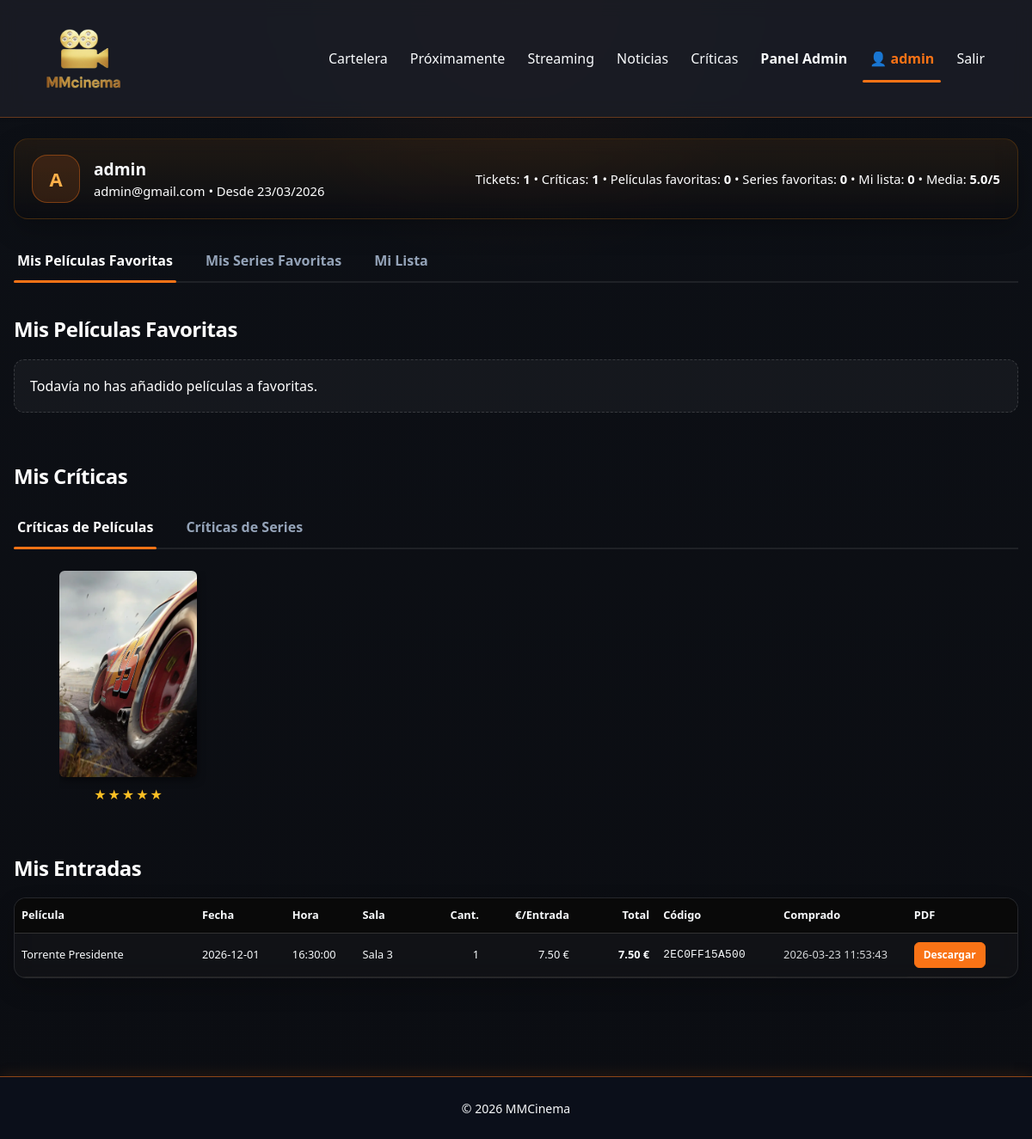
Screenshot of /pages/perfil.php (signed in) with the database file from the repository.
### tables this page shows
CREATE TABLE `usuario` (
  `id` int(11) NOT NULL,
  `username` varchar(25) NOT NULL,
  `email` varchar(25) NOT NULL,
  `password_hash` varchar(255) NOT NULL,
  `rol` enum('admin','usuario') NOT NULL DEFAULT 'usuario',
  `creado` timestamp NULL DEFAULT current_timestamp(),
  `verificado` tinyint(1) NOT NULL DEFAULT 0,
  `token_verificacion` varchar(64) DEFAULT NULL,
  `token_expira` datetime DEFAULT NULL,
  `reset_token` varchar(64) DEFAULT NULL,
  `reset_expira` datetime DEFAULT NULL,
  `remember_token` varchar(64) DEFAULT NULL,
  `remember_expira` datetime DEFAULT NULL,
  `es_admin` tinyint(1) DEFAULT 0
);

CREATE TABLE `critica` (
  `id` int(11) NOT NULL,
  `id_usuario` int(11) DEFAULT NULL,
  `id_pelicula` int(11) DEFAULT NULL,
  `contenido` text NOT NULL,
  `puntuacion` tinyint(4) DEFAULT NULL COMMENT 'Valoración de 1 a 5',
  `creado` timestamp NULL DEFAULT current_timestamp()
);

CREATE TABLE `pelicula` (
  `id` int(11) NOT NULL,
  `titulo` varchar(255) NOT NULL,
  `sinopsis` text NOT NULL,
  `poster` varchar(255) DEFAULT NULL COMMENT 'Ruta o nombre del archivo del poster',
  `fecha_estreno` date NOT NULL,
  `duracion` smallint(4) DEFAULT NULL COMMENT 'Duración en minutos',
  `edad` varchar(10) DEFAULT 'TP' COMMENT 'Clasificación por edad (ej: +12, +18)',
  `id_genero` int(11) DEFAULT NULL,
  `trailer` varchar(255) DEFAULT NULL COMMENT 'URL o ruta del trailer de la película'
);

CREATE TABLE `ticket` (
  `id` int(11) NOT NULL,
  `id_usuario` int(11) NOT NULL,
  `id_proyeccion` int(11) NOT NULL,
  `cantidad` int(11) NOT NULL DEFAULT 1,
  `precio_unitario` decimal(10,2) NOT NULL DEFAULT 0.00,
  `total` decimal(10,2) NOT NULL DEFAULT 0.00,
  `codigo` varchar(32) NOT NULL,
  `created_at` datetime NOT NULL DEFAULT current_timestamp()
);

CREATE TABLE `proyeccion` (
  `id` int(11) NOT NULL,
  `id_pelicula` int(11) NOT NULL,
  `fecha` date NOT NULL,
  `hora` time NOT NULL,
  `sala` varchar(50) NOT NULL
);

### pages/perfil.php (the view, shortened to what this page needs)
<?php
require_once __DIR__ . "/../config/conexion.php";
$usuario_id = (int)$_SESSION['usuario_id'];
$stmU = $pdo->prepare("SELECT username, email, creado FROM usuario WHERE id = ?");
$stmU->execute([$usuario_id]);
$usuario = $stmU->fetch(PDO::FETCH_ASSOC);
$inicial = strtoupper(substr($usuario['username'] ?? 'U', 0, 1));
$sql = "
SELECT
    t.id AS ticket_id,
    t.cantidad,
    t.precio_unitario,
    t.total,
    t.codigo,
    t.created_at,
    p.titulo,
    pr.fecha,
    pr.hora,
    pr.sala
FROM ticket t
JOIN proyeccion pr ON t.id_proyeccion = pr.id
JOIN pelicula p ON pr.id_pelicula = p.id
WHERE t.id_usuario = ?
ORDER BY t.created_at DESC
";
$stm = $pdo->prepare($sql);
$stm->execute([$usuario_id]);
$tickets = $stm->fetchAll(PDO::FETCH_ASSOC);
$sqlCriticasPeliculas = "
SELECT
    c.id AS critica_id,
    c.contenido,
    c.puntuacion,
    c.creado,
    p.titulo,
    p.poster,
    p.id AS pelicula_id
FROM critica c
LEFT JOIN pelicula p ON c.id_pelicula = p.id
WHERE c.id_usuario = ?
ORDER BY c.creado DESC
";
$stmCP = $pdo->prepare($sqlCriticasPeliculas);
$stmCP->execute([$usuario_id]);
$criticasPeliculas = $stmCP->fetchAll(PDO::FETCH_ASSOC);
$criticasSeries = [];
try {
    $sqlCriticasSeries = "
    SELECT
        cs.id AS critica_id,
        cs.contenido,
        cs.puntuacion,
        cs.creado,
        s.titulo,
        s.poster,
        s.id AS serie_id
    FROM critica_serie cs
    LEFT JOIN serie s ON cs.id_serie = s.id
    WHERE cs.id_usuario = ?
    ORDER BY cs.creado DESC
    ";
    $stmCS = $pdo->prepare($sqlCriticasSeries);
    $stmCS->execute([$usuario_id]);
    $criticasSeries = $stmCS->fetchAll(PDO::FETCH_ASSOC);
} catch (PDOException $e) {
    $criticasSeries = [];
}
$sqlFavoritasPeliculas = "
SELECT
    p.id,
    p.titulo,
    p.poster,
    p.fecha_estreno,
    p.duracion,
    p.edad,
    g.nombre AS genero,
    f.creado,
    'pelicula' AS tipo
FROM favorito f
JOIN pelicula p ON f.id_pelicula = p.id
LEFT JOIN genero g ON p.id_genero = g.id
WHERE f.id_usuario = ?
  AND p.fecha_estreno <= CURDATE()
ORDER BY f.creado DESC
LIMIT 5
";
$stmFavPel = $pdo->prepare($sqlFavoritasPeliculas);
$stmFavPel->execute([$usuario_id]);
$favoritasPeliculas = $stmFavPel->fetchAll(PDO::FETCH_ASSOC);
$favoritasSeries = [];
try {
    $sqlFavoritasSeries = "
    SELECT
        s.id,
        s.titulo,
        s.poster,
        s.fecha_estreno,
        g.nombre AS genero,
        fs.creado,
        'serie' AS tipo
    FROM favorito_serie fs
    JOIN serie s ON fs.id_serie = s.id
    LEFT JOIN genero g ON s.id_genero = g.id
    WHERE fs.id_usuario = ?
    ORDER BY fs.creado DESC
    LIMIT 5
    ";
    $stmFavSer = $pdo->prepare($sqlFavoritasSeries);
    $stmFavSer->execute([$usuario_id]);
    $favoritasSeries = $stmFavSer->fetchAll(PDO::FETCH_ASSOC);
} catch (PDOException $e) {
    $favoritasSeries = [];
}
$sqlMiLista = "
SELECT
    p.id,
    p.titulo,
    p.poster,
    p.fecha_estreno,
    p.duracion,
    p.edad,
    g.nombre AS genero,
    f.creado
FROM favorito f
JOIN pelicula p ON f.id_pelicula = p.id
LEFT JOIN genero g ON p.id_genero = g.id
WHERE f.id_usuario = ?
  AND p.fecha_estreno > CURDATE()
ORDER BY p.fecha_estreno ASC
";
$stmLista = $pdo->prepare($sqlMiLista);
$stmLista->execute([$usuario_id]);
$miLista = $stmLista->fetchAll(PDO::FETCH_ASSOC);
$num_criticas_peliculas = count($criticasPeliculas);
$num_criticas_series = count($criticasSeries);
$num_criticas_total = $num_criticas_peliculas + $num_criticas_series;
$media_valoracion = null;
$sum = 0;
$count_val = 0;
foreach ($criticasPeliculas as $c) {
    if (!empty($c['puntuacion'])) {
        $sum += (int)$c['puntuacion'];
        $count_val++;
    }
}
if ($count_val > 0) {
    $media_valoracion = $sum / $count_val;
}
?>
<!DOCTYPE html>
<html lang="es">
<head>
    <link href="https://cdn.jsdelivr.net/npm/bootstrap@5.3.3/dist/css/bootstrap.min.css" rel="stylesheet">
    <link rel="stylesheet" href="../assets/css/styles.css">
</head>
<body>
<?php include "../components/navbar.php"; ?>
<div class="perfil-container">
    <div class="perfil-header">
        <div class="perfil-user">
            <div class="perfil-avatar"><?= htmlspecialchars($inicial) ?></div>
            <div>
                <div style="font-weight:900;font-size:1.2rem;">
                    <?= htmlspecialchars($usuario['username'] ?? 'Usuario') ?>
                </div>
                <div class="perfil-meta">
                    <?= htmlspecialchars($usuario['email'] ?? '') ?>
                    <?php if (!empty($usuario['creado'])): ?>
                        • Desde <?= date('d/m/Y', strtotime($usuario['creado'])) ?>
                    <?php endif; ?>
                </div>
            </div>
        </div>
        <div class="perfil-meta">
            Tickets: <b><?= count($tickets) ?></b> •
            Críticas: <b><?= (int)$num_criticas_total ?></b> •
            Películas favoritas: <b><?= count($favoritasPeliculas) ?></b> •
            Series favoritas: <b><?= count($favoritasSeries) ?></b> •
            Mi lista: <b><?= count($miLista) ?></b>
            <?php if($media_valoracion !== null): ?>
                • Media: <b><?= number_format($media_valoracion, 1) ?>/5</b>
            <?php endif; ?>
        </div>
    </div>
    <div class="perfil-tabs">
        <button class="perfil-tab active" type="button" data-tab="peliculas">
            Mis Películas Favoritas
        </button>
        <button class="perfil-tab" type="button" data-tab="series">
            Mis Series Favoritas
        </button>
        <button class="perfil-tab" type="button" data-tab="lista">
            Mi Lista
        </button>
    </div>
    <div class="perfil-seccion active" id="peliculas">
        <h2 class="letterboxd-section-title">Mis Películas Favoritas</h2>
        <?php if (empty($favoritasPeliculas)): ?>
            <p class="perfil-vacio">Todavía no has añadido películas a favoritas.</p>
        <?php endif; ?>
    </div>
    <h2 class="letterboxd-section-title" style="margin-top: 60px;">Mis Críticas</h2>
    <div class="perfil-tabs criticas-tabs">
        <button class="perfil-tab active" type="button" data-tab="criticas-peliculas">
            Críticas de Películas
        </button>
        <button class="perfil-tab" type="button" data-tab="criticas-series">
            Críticas de Series
        </button>
    </div>
    <div class="perfil-seccion active" id="criticas-peliculas">
        <?php if (empty($criticasPeliculas)): ?>
            <p class="perfil-vacio">Todavía no has escrito ninguna crítica de películas.</p>
        <?php else: ?>
            <div class="criticas-section-wrapper">
                <div class="criticas-carousel-container">
                    <div class="criticas-letterboxd-grid" id="criticasPeliculasGrid">
                        <?php foreach ($criticasPeliculas as $index => $c): ?>
                            <div class="critica-letterboxd-item" onclick="openCriticaPeliculaModal(<?= $index ?>)">
                                <div class="critica-poster-link">
                                    <div class="critica-poster">
<img src="../assets/img/posters/<?= htmlspecialchars($c['poster'] ?: 'placeholder.jpg') ?>"
                                             alt="<?= htmlspecialchars($c['titulo']) ?>">
                                    </div>
                                </div>
                                <div class="critica-info">
                                    <div class="critica-stars">
                                        <?php if (!empty($c['puntuacion'])): ?>
                                            <?php for ($i=1; $i<=5; $i++): ?>
                                                <span class="star-letterboxd <?= $i <= (int)$c['puntuacion'] ? 'filled' : '' ?>">★</span>
                                            <?php endfor; ?>
                                        <?php else: ?>
                                            <span class="no-rating">Sin valoración</span>
                                        <?php endif; ?>
                                    </div>
                                </div>
                            </div>
                        <?php endforeach; ?>
                    </div>
                </div>
            </div>
        <?php endif; ?>
    </div>
    <h2 class="letterboxd-section-title" style="margin-top: 60px;">Mis Entradas</h2>
    <?php if (empty($tickets)): ?>
        <p class="perfil-vacio">No has comprado entradas todavía.</p>
    <?php else: ?>
        <div class="perfil-table-wrap perfil-table-extended">
            <table class="perfil-tabla">
                <thead>
                    <tr>
                        <th>Película</th>
                        <th>Fecha</th>
                        <th>Hora</th>
                        <th>Sala</th>
                        <th class="col-num">Cant.</th>
                        <th class="col-num">€/Entrada</th>
                        <th class="col-num">Total</th>
                        <th>Código</th>
                        <th>Comprado</th>
                        <th>PDF</th>
                    </tr>
                </thead>
                <tbody>
                    <?php foreach ($tickets as $t): ?>
                        <tr>
                            <td class="col-titulo"><?= htmlspecialchars($t['titulo']) ?></td>
                            <td><?= htmlspecialchars($t['fecha']) ?></td>
                            <td><?= htmlspecialchars($t['hora']) ?></td>
                            <td><?= htmlspecialchars($t['sala']) ?></td>
                            <td class="col-num"><?= (int)$t['cantidad'] ?></td>
                            <td class="col-num"><?= number_format((float)$t['precio_unitario'], 2) ?> €</td>
                            <td class="col-num col-total"><?= number_format((float)$t['total'], 2) ?> €</td>
                            <td class="col-codigo"><?= htmlspecialchars($t['codigo']) ?></td>
                            <td class="col-fecha"><?= htmlspecialchars($t['created_at']) ?></td>
                            <td>
                                <a class="btn-pdf" href="../pages/ticket_pdf.php?id=<?= (int)$t['ticket_id'] ?>" target="_blank">
                                    Descargar
                                </a>
                            </td>
                        </tr>
                    <?php endforeach; ?>
                </tbody>
            </table>
        </div>
    <?php endif; ?>
</div>
<?php include "../components/footer.php"; ?>
</body>
</html>

### assets/css/base.css (style rules this page uses)
:root { --bg-main: #0f1116; --bg-secondary: #1b1e27; --bg-card: rgba(27, 30, 39, 0.88); --primary: #f97316; --primary-dark: #ea580c; --danger: #dc2626; --danger-dark: #b91c1c; --accent: #9333ea; --text-light: #f8fafc; --text-gray: #cbd5e1; --text-soft: #94a3b8; --border-soft: rgba(255,255,255,0.10); --border-card: rgba(255,255,255,0.08); --shadow-soft: 0 10px 30px rgba(0,0,0,0.28); --shadow-card: 0 14px 34px rgba(0,0,0,0.34); --shadow-card-hover: 0 20px 44px rgba(0,0,0,0.42); --radius-sm: 10px; --radius-md: 14px; --radius-lg: 18px; --ease-premium: cubic-bezier(0.22, 1, 0.36, 1); }
* { margin: 0; padding: 0; box-sizing: border-box; }
html { scroll-behavior: smooth; }
body { background: radial-gradient(circle at top, rgba(249,115,22,0.06), transparent 22%), linear-gradient(180deg, #0d1016 0%, #0b0d12 100%); color: var(--text-light); font-family: "Segoe UI", sans-serif; min-height: 100vh; position: relative; overflow-x: hidden; }
a { color: var(--primary); text-decoration: none; transition: color 0.22s ease; }
body, p, strong, em, li, small, label, td, th { color: var(--text-light) !important; }
h1, h2, h3, h4, h5, h6 { color: var(--text-light) !important; font-weight: 700; letter-spacing: -0.02em; }
.perfil-meta { color: #ffffff !important; }
.perfil-vacio { color: #ffffff !important; }
p { color: #ffffff !important; }
h1, h2, h3, h4, h5, h6 { color: #ffffff !important; }
a { color: #f97316 !important; }
.critica-info { color: #ffffff !important; }

### assets/css/components.css (style rules this page uses)
.btn-pdf { display: inline-block; padding: 0.75rem 1.5rem; border-radius: 10px; background: #f97316 !important; color: #ffffff !important; text-decoration: none; font-weight: 800; transition: transform 0.22s ease, box-shadow 0.22s ease, background-color 0.22s ease; border: 1px solid #f97316; }
.criticas-tabs { display: flex; gap: 36px; align-items: center; flex-wrap: wrap; }

### assets/css/admin.css (style rules this page uses)
:root { --admin-sidebar-width: 280px; --admin-sidebar-width-mobile: 0; --admin-topbar-height: 60px; --admin-topbar-height-mobile: 56px; }

### rows the page displays
usuario: username "A", username "admin", email "admin@gmail.com", creado "23/03/2026"
critica: id_pelicula.poster (picture), puntuacion 5 (drawn)
ticket: pelicula.titulo "Torrente Presidente", id_proyeccion.fecha "2026-12-01", id_proyeccion.hora "16:30:00", id_proyeccion.sala "Sala 3", cantidad "1", precio_unitario "7.50", total "7.50", codigo "2EC0FF15A500", created_at "2026-03-23 11:53:43"

### other values shown
$_SESSION['usuario'] "admin"
count($tickets) "1"
$num_criticas_total "1"
count($favoritasPeliculas) "0"
count($favoritasSeries) "0"
count($miLista) "0"
$media_valoracion "5.0"
